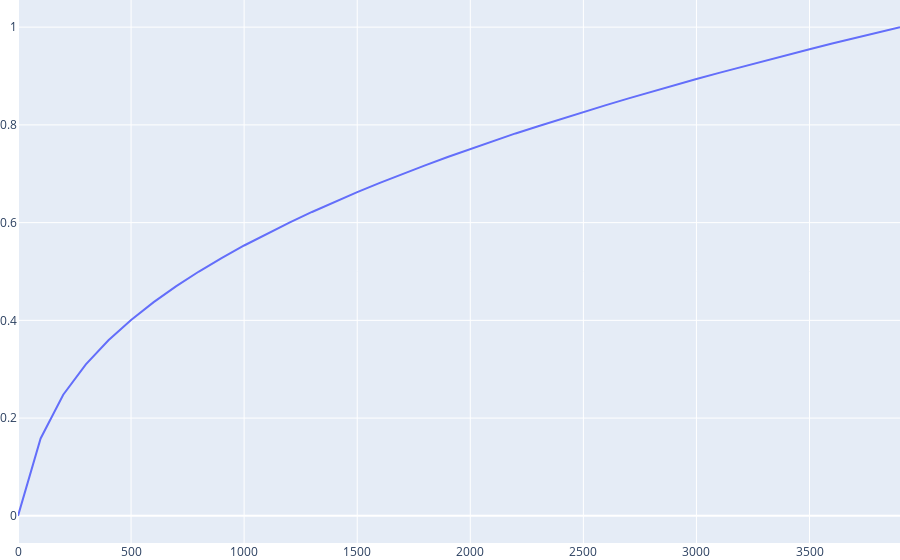

Here is the notebook cell this chart was saved with:
### Code cell
out_name=input('Write file name: ')
cur_filename ='\\'+out_name+'.csv'
df = pd.read_csv(PATH+r'\cleared' + cur_filename)
df = df.rename(columns={
    '% k1': 'k1',
    df.columns[1]: 'target',
})
# scalling
df['target'] = 1 / df['target'].max() * df['target']
max_df = df[df['target'] >= 0.99]
fig = go.Figure()
fig.update_layout(margin={'r': 0, 'l': 0, 't': 0, 'b': 0})
fig.add_traces(
    go.Scatter(
        x=df['k1'],
        y=df['target'],
        hovertemplate='k1: %{x}<br>integral: %{y:.2f}',
        name='',
    ))

### Figure 1 — Plotly figure (JSON) as saved in the notebook; plotly's stock layout.template omitted (floating-point values rounded to 4 significant figures)
{"data": [{"hovertemplate": "k1: %{x}<br>integral: %{y:.2f}", "name": "", "type": "scatter", "x": [0, 100, 200, 300, 400, 500, 600, 700, 800, 900, 1000, 1100, 1200, 1300, 1400, 1500, 1600, 1700, 1800, 1900, 2000, 2100, 2200, 2300, 2400, 2500, 2600, 2700, 2800, 2900, 3000, 3100, 3200, 3300, 3400, 3500, 3600, 3700, 3800, 3900], "y": [0, 0.1584, 0.2478, 0.31, 0.3593, 0.4009, 0.4374, 0.4701, 0.5, 0.5275, 0.5532, 0.5774, 0.6002, 0.6218, 0.6425, 0.6623, 0.6813, 0.6996, 0.7172, 0.7343, 0.7509, 0.7669, 0.7825, 0.7972, 0.812, 0.8264, 0.8404, 0.8543, 0.8677, 0.8809, 0.8938, 0.9064, 0.9189, 0.9311, 0.943, 0.9548, 0.9664, 0.9778, 0.989, 1]}], "layout": {"margin": {"b": 0, "l": 0, "r": 0, "t": 0}}}
